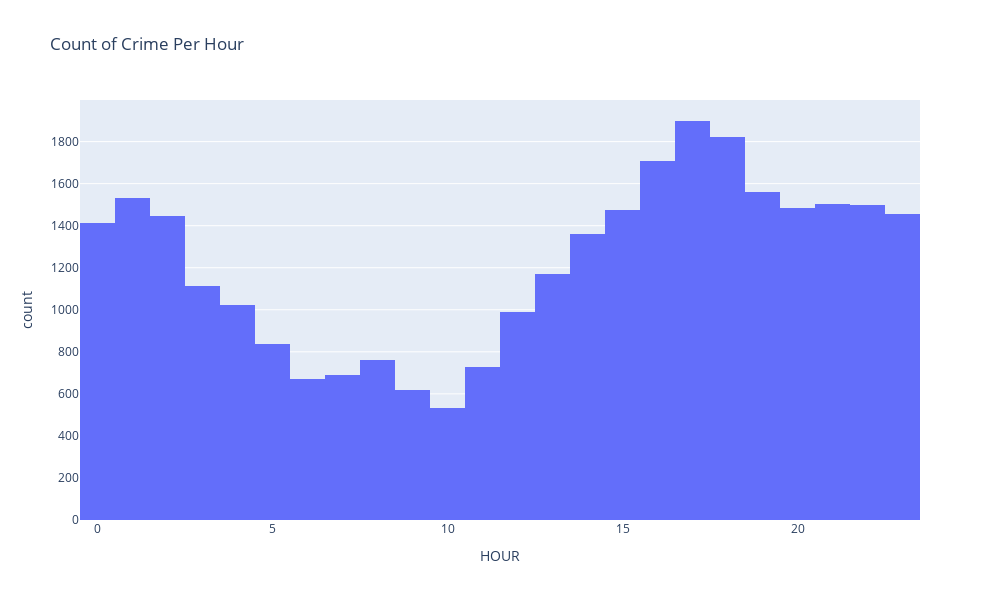

This figure's notebook cell:
### Code cell
df['HOUR'] = df["REPORT_DAT"].dt.hour
hour_counts = df['HOUR'].value_counts()

fig = px.histogram(
    df, 
    x='HOUR', 
    width=1000, 
    height=600,
    title="Count of Crime Per Hour",
    category_orders={"Hour of Day": ["1", "2", "3", "4", "5", "6", "7", "8", "9", "10", "11", "12", "13", "14", "15", "16", "17", "18", "19", "20", "21", "22", "23", "24"]},  # Ensure correct day order
    histfunc="count"  
)
fig.show()

### Figure 1 — Plotly figure (JSON) as saved in the notebook; plotly's stock layout.template omitted (floating-point values rounded to 4 significant figures; data arrays with more than 128 entries replaced by an {"elided": "..."} marker saying what was removed)
{"data": [{"alignmentgroup": "True", "bingroup": "x", "histfunc": "count", "hovertemplate": "HOUR=%{x}<br>count=%{y}<extra></extra>", "legendgroup": "", "marker": {"color": "#636efa", "pattern": {"shape": ""}}, "name": "", "offsetgroup": "", "orientation": "v", "showlegend": false, "type": "histogram", "x": {"elided": "29294 int values"}, "xaxis": "x", "yaxis": "y"}], "layout": {"barmode": "relative", "height": 600, "legend": {"tracegroupgap": 0}, "title": {"text": "Count of Crime Per Hour"}, "width": 1000, "xaxis": {"anchor": "y", "domain": [0, 1], "title": {"text": "HOUR"}}, "yaxis": {"anchor": "x", "domain": [0, 1], "title": {"text": "count"}}}}
